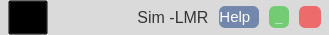
    <widget class="QFrame" name="header_frame">
     <property name="sizePolicy">
      <sizepolicy hsizetype="Preferred" vsizetype="Preferred">
       <horstretch>0</horstretch>
       <verstretch>0</verstretch>
      </sizepolicy>
     </property>
     <property name="maximumSize">
      <size>
       <width>16777215</width>
       <height>35</height>
      </size>
     </property>
     <property name="styleSheet">
      <string notr="true">QFrame{
	
	background-color: rgb(218, 218, 218);
    border-top-left-radius: 10px;
	border-top-right-radius: 10px;

}

</string>
     </property>
     <property name="frameShape">
      <enum>QFrame::StyledPanel</enum>
     </property>
     <property name="frameShadow">
      <enum>QFrame::Raised</enum>
     </property>
     <layout class="QHBoxLayout" name="horizontalLayout">
      <property name="spacing">
       <number>10</number>
      </property>
      <property name="leftMargin">
       <number>8</number>
      </property>
      <property name="topMargin">
       <number>0</number>
      </property>
      <property name="rightMargin">
       <number>8</number>
      </property>
      <property name="bottomMargin">
       <number>0</number>
      </property>
      <item>
       <widget class="QPushButton" name="icon">
        <property name="sizePolicy">
         <sizepolicy hsizetype="Minimum" vsizetype="Expanding">
          <horstretch>0</horstretch>
          <verstretch>0</verstretch>
         </sizepolicy>
        </property>
        <property name="minimumSize">
         <size>
          <width>40</width>
          <height>30</height>
         </size>
        </property>
        <property name="maximumSize">
         <size>
          <width>40</width>
          <height>60</height>
         </size>
        </property>
        <property name="cursor">
         <cursorShape>PointingHandCursor</cursorShape>
        </property>
        <property name="styleSheet">
         <string notr="true">QPushButton{
	background:transparent;
}
</string>
        </property>
        <property name="text">
         <string/>
        </property>
        <property name="icon">
         <iconset resource="icons_.qrc">
          <normaloff>:/icons/icons/LOGO.png</normaloff>:/icons/icons/LOGO.png</iconset>
        </property>
        <property name="iconSize">
         <size>
          <width>40</width>
          <height>40</height>
         </size>
        </property>
       </widget>
      </item>
      <item>
       <spacer name="horizontalSpacer_3">
        <property name="orientation">
         <enum>Qt::Horizontal</enum>
        </property>
        <property name="sizeType">
         <enum>QSizePolicy::Fixed</enum>
        </property>
        <property name="sizeHint" stdset="0">
         <size>
          <width>79</width>
          <height>20</height>
         </size>
        </property>
       </spacer>
      </item>
      <item>
       <widget class="QLabel" name="label_title">
        <property name="maximumSize">
         <size>
          <width>16777215</width>
          <height>40</height>
         </size>
        </property>
        <property name="font">
         <font>
          <family>Ubuntu</family>
          <pointsize>10</pointsize>
          <italic>false</italic>
          <bold>false</bold>
         </font>
        </property>
        <property name="styleSheet">
         <string notr="true">background:transparent;
color: rgb(0, 170, 255);
font: 500 10pt &quot;Ubuntu&quot;;</string>
        </property>
        <property name="text">
         <string>&lt;html&gt;&lt;head/&gt;&lt;body&gt;&lt;p align=&quot;center&quot;&gt;&lt;span style=&quot; font-size:12pt; color:#353535;&quot;&gt;Sim -LMR&lt;/span&gt;&lt;/p&gt;&lt;/body&gt;&lt;/html&gt;</string>
        </property>
       </widget>
      </item>
      <item>
       <widget class="QPushButton" name="btn_help">
        <property name="minimumSize">
         <size>
          <width>20</width>
          <height>20</height>
         </size>
        </property>
        <property name="maximumSize">
         <size>
          <width>65</width>
          <height>22</height>
         </size>
        </property>
        <property name="font">
         <font>
          <family>Ubuntu</family>
          <pointsize>11</pointsize>
          <italic>false</italic>
          <bold>false</bold>
         </font>
        </property>
        <property name="cursor">
         <cursorShape>PointingHandCursor</cursorShape>
        </property>
        <property name="layoutDirection">
         <enum>Qt::RightToLeft</enum>
        </property>
        <property name="styleSheet">
         <string notr="true">QPushButton{
	font: 400 11pt &quot;Ubuntu&quot;;
	color: rgb(255, 255,255);
	background-color: rgba(0,40, 120,120);
	border-radius:6px;
}

QPushButton:hover{
	background: rgb(0, 0, 255);
	width: 40;
	height: 35;
}</string>
        </property>
        <property name="text">
         <string>Help  </string>
        </property>
        <property name="icon">
         <iconset resource="icons_.qrc">
          <normaloff>:/icons/icons/help.png</normaloff>:/icons/icons/help.png</iconset>
        </property>
        <property name="iconSize">
         <size>
          <width>15</width>
          <height>15</height>
         </size>
        </property>
       </widget>
      </item>
      <item>
       <widget class="QPushButton" name="btn_minimizar">
        <property name="minimumSize">
         <size>
          <width>20</width>
          <height>20</height>
         </size>
        </property>
        <property name="maximumSize">
         <size>
          <width>22</width>
          <height>22</height>
         </size>
        </property>
        <property name="font">
         <font>
          <family>Ubuntu</family>
          <pointsize>10</pointsize>
          <italic>false</italic>
          <bold>true</bold>
         </font>
        </property>
        <property name="cursor">
         <cursorShape>PointingHandCursor</cursorShape>
        </property>
        <property name="styleSheet">
         <string notr="true">QPushButton{
	font: 900 10pt &quot;Ubuntu&quot;;
	color: rgb(255, 255,255);
	background:rgba(0, 190, 0, 120);
	border-radius:6px;
}

QPushButton:hover{
	background:rgb(0, 190, 0);
	width: 40;
	height: 35;
}</string>
        </property>
        <property name="text">
         <string>_</string>
        </property>
       </widget>
      </item>
      <item>
       <widget class="QPushButton" name="btn_close">
        <property name="minimumSize">
         <size>
          <width>20</width>
          <height>20</height>
         </size>
        </property>
        <property name="maximumSize">
         <size>
          <width>22</width>
          <height>22</height>
         </size>
        </property>
        <property name="font">
         <font>
          <family>Ubuntu</family>
          <pointsize>10</pointsize>
          <italic>false</italic>
          <bold>false</bold>
         </font>
        </property>
        <property name="cursor">
         <cursorShape>PointingHandCursor</cursorShape>
        </property>
        <property name="styleSheet">
         <string notr="true">QPushButton{
	font: 500 10pt &quot;Ubuntu&quot;;
	color: rgb(255, 255,255);
	background:rgba(255, 0, 0, 130);
	border-radius:6px;
}

QPushButton:hover{
	background:rgb(255, 0, 0);
	width: 40;
	height: 35;
}</string>
        </property>
        <property name="text">
         <string/>
        </property>
        <property name="icon">
         <iconset resource="icons_.qrc">
          <normaloff>:/icons/icons/close.png</normaloff>:/icons/icons/close.png</iconset>
        </property>
        <property name="iconSize">
         <size>
          <width>12</width>
          <height>12</height>
         </size>
        </property>
       </widget>
      </item>
     </layout>
    </widget>
